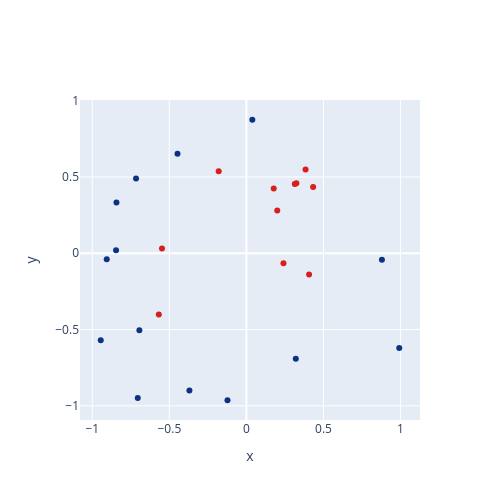

Here is the notebook cell this chart was saved with:
### Markdown cell above
Last semester, you primarily worked with linear models, where the question of "what can we do with linear combinations of our features" is the core idea.  Of course, if the vector space defined by your features isn’t useful, the answer is, “not very much.” This can seem extremely limiting. For example, consider the following classification problem, where we'd like to classify red points from blue points:

### Code cell
import numpy as np
loaded=np.load('nonseparable.npz')
X=loaded['array1']
y=loaded['array2']
import plotly.graph_objects as go
fig=go.Figure(data=go.Scatter(x=X[:,0],y=X[:,1],mode='markers',
                              marker=dict(color=y,colorscale='Portland')))
fig.update_layout(height=500,width=500,xaxis_title='x',yaxis_title='y')
fig.show()

### Figure 1 — Plotly figure (JSON) as saved in the notebook; plotly's stock layout.template omitted (floating-point values rounded to 4 significant figures)
{"data": [{"marker": {"color": [0.0, 1.0, 0.0, 1.0, 0.0, 1.0, 0.0, 0.0, 1.0, 0.0, 1.0, 0.0, 1.0, 0.0, 0.0, 0.0, 1.0, 1.0, 0.0, 1.0, 0.0, 1.0, 0.0, 0.0, 1.0], "colorscale": [[0, "rgb(12,51,131)"], [0.25, "rgb(10,136,186)"], [0.5, "rgb(242,211,56)"], [0.75, "rgb(242,143,56)"], [1, "rgb(217,30,30)"]]}, "mode": "markers", "type": "scatter", "x": [-0.7162, -0.5685, -0.6945, 0.4327, 0.3203, 0.3241, -0.4471, 0.03838, 0.2, 0.9915, 0.3138, -0.7049, 0.1772, -0.3699, -0.9063, -0.8432, 0.3837, 0.2404, -0.1229, -0.1798, -0.8457, 0.4066, -0.9451, 0.879, -0.5479], "y": [0.4906, -0.4014, -0.5049, 0.4345, -0.6909, 0.4593, 0.6518, 0.8751, 0.2804, -0.6218, 0.4545, -0.9483, 0.4239, -0.9005, -0.03935, 0.3322, 0.5487, -0.06499, -0.9636, 0.5383, 0.0191, -0.1397, -0.5701, -0.04303, 0.03037]}], "layout": {"height": 500, "width": 500, "xaxis": {"title": {"text": "x"}}, "yaxis": {"title": {"text": "y"}}}}
